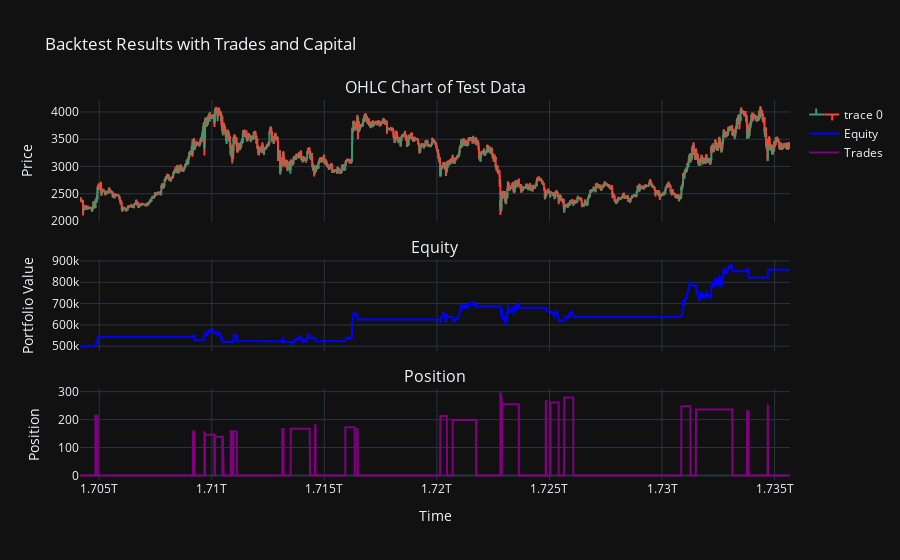

The cell this chart's notebook holds for it:
### Markdown cell above
**Analysing Backtest results**
***

We use graphical approaches as well as financial metrics/analytics to assess the results of our test

### Code cell
from backtest_metrics import plot_backtest

plot_backtest(bt_results)

### Figure 1 — Plotly figure (JSON) as saved in the notebook; plotly's stock layout.template omitted (floating-point values rounded to 4 significant figures; data arrays with more than 128 entries replaced by an {"elided": "..."} marker saying what was removed)
{"data": [{"close": {"elided": "8759 float values"}, "high": {"elided": "8759 float values"}, "low": {"elided": "8759 float values"}, "open": {"elided": "8759 float values"}, "type": "ohlc", "x": {"elided": "8759 int values"}, "xaxis": "x", "yaxis": "y"}, {"line": {"color": "blue"}, "mode": "lines", "name": "Equity", "type": "scatter", "x": {"elided": "8759 int values"}, "xaxis": "x2", "y": {"elided": "8759 float values"}, "yaxis": "y2"}, {"line": {"color": "purple"}, "mode": "lines", "name": "Trades", "type": "scatter", "x": {"elided": "8759 int values"}, "xaxis": "x3", "y": {"elided": "8759 int values"}, "yaxis": "y3"}], "layout": {"annotations": [{"font": {"size": 16}, "showarrow": false, "text": "OHLC Chart of Test Data", "x": 0.5, "xanchor": "center", "xref": "paper", "y": 1, "yanchor": "bottom", "yref": "paper"}, {"font": {"size": 16}, "showarrow": false, "text": "Equity", "x": 0.5, "xanchor": "center", "xref": "paper", "y": 0.58, "yanchor": "bottom", "yref": "paper"}, {"font": {"size": 16}, "showarrow": false, "text": "Position", "x": 0.5, "xanchor": "center", "xref": "paper", "y": 0.24, "yanchor": "bottom", "yref": "paper"}], "title": {"text": "Backtest Results with Trades and Capital"}, "xaxis": {"anchor": "y", "domain": [0, 1], "matches": "x3", "rangeslider": {"visible": false}, "showticklabels": false}, "xaxis2": {"anchor": "y2", "domain": [0, 1], "matches": "x3", "showticklabels": false}, "xaxis3": {"anchor": "y3", "domain": [0, 1], "title": {"text": "Time"}}, "yaxis": {"anchor": "x", "domain": [0.68, 1], "title": {"text": "Price"}}, "yaxis2": {"anchor": "x2", "domain": [0.34, 0.58], "title": {"text": "Portfolio Value"}}, "yaxis3": {"anchor": "x3", "domain": [0, 0.24], "title": {"text": "Position"}}}}
